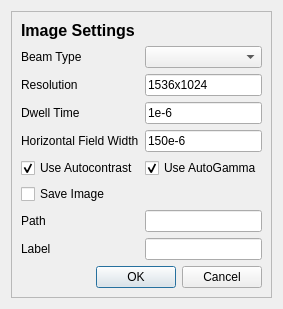
<?xml version="1.0" encoding="UTF-8"?>
<ui version="4.0">
 <class>Dialog</class>
 <widget class="QDialog" name="Dialog">
  <property name="geometry">
   <rect>
    <x>0</x>
    <y>0</y>
    <width>253</width>
    <height>288</height>
   </rect>
  </property>
  <property name="windowTitle">
   <string>Dialog</string>
  </property>
  <layout class="QGridLayout" name="gridLayout">
   <item row="0" column="0">
    <widget class="QFrame" name="frame">
     <property name="frameShape">
      <enum>QFrame::StyledPanel</enum>
     </property>
     <property name="frameShadow">
      <enum>QFrame::Raised</enum>
     </property>
     <layout class="QGridLayout" name="gridLayout_2">
      <item row="8" column="0">
       <widget class="QLabel" name="label_label">
        <property name="text">
         <string>Label</string>
        </property>
       </widget>
      </item>
      <item row="3" column="1">
       <widget class="QLineEdit" name="lineEdit_dwell_time">
        <property name="text">
         <string>1e-6</string>
        </property>
       </widget>
      </item>
      <item row="4" column="0">
       <widget class="QLabel" name="label_hfw">
        <property name="text">
         <string>Horizontal Field Width</string>
        </property>
       </widget>
      </item>
      <item row="1" column="1">
       <widget class="QComboBox" name="comboBox_beam_type"/>
      </item>
      <item row="0" column="0" colspan="2">
       <widget class="QLabel" name="label_title">
        <property name="font">
         <font>
          <pointsize>12</pointsize>
          <weight>75</weight>
          <bold>true</bold>
         </font>
        </property>
        <property name="text">
         <string>Image Settings</string>
        </property>
       </widget>
      </item>
      <item row="1" column="0">
       <widget class="QLabel" name="label_beam_type">
        <property name="text">
         <string>Beam Type</string>
        </property>
       </widget>
      </item>
      <item row="5" column="0">
       <widget class="QCheckBox" name="checkBox_use_autocontrast">
        <property name="text">
         <string>Use Autocontrast</string>
        </property>
        <property name="checked">
         <bool>true</bool>
        </property>
       </widget>
      </item>
      <item row="3" column="0">
       <widget class="QLabel" name="label_dwell_time">
        <property name="text">
         <string>Dwell Time</string>
        </property>
       </widget>
      </item>
      <item row="2" column="0">
       <widget class="QLabel" name="label_resolution">
        <property name="text">
         <string>Resolution</string>
        </property>
       </widget>
      </item>
      <item row="7" column="0">
       <widget class="QLabel" name="label_path">
        <property name="text">
         <string>Path</string>
        </property>
       </widget>
      </item>
      <item row="4" column="1">
       <widget class="QLineEdit" name="lineEdit_hfw">
        <property name="text">
         <string>150e-6</string>
        </property>
       </widget>
      </item>
      <item row="2" column="1">
       <widget class="QLineEdit" name="lineEdit_resolution">
        <property name="text">
         <string>1536x1024</string>
        </property>
       </widget>
      </item>
      <item row="5" column="1">
       <widget class="QCheckBox" name="checkBox_use_autogamma">
        <property name="text">
         <string>Use AutoGamma</string>
        </property>
        <property name="checked">
         <bool>true</bool>
        </property>
       </widget>
      </item>
      <item row="6" column="0">
       <widget class="QCheckBox" name="checkBox_save_image">
        <property name="text">
         <string>Save Image</string>
        </property>
       </widget>
      </item>
      <item row="7" column="1">
       <widget class="QLineEdit" name="lineEdit_path"/>
      </item>
      <item row="8" column="1">
       <widget class="QLineEdit" name="lineEdit_label"/>
      </item>
      <item row="9" column="0" colspan="2">
       <widget class="QDialogButtonBox" name="buttonBox">
        <property name="standardButtons">
         <set>QDialogButtonBox::Cancel|QDialogButtonBox::Ok</set>
        </property>
       </widget>
      </item>
     </layout>
    </widget>
   </item>
  </layout>
 </widget>
 <resources/>
 <connections/>
</ui>
